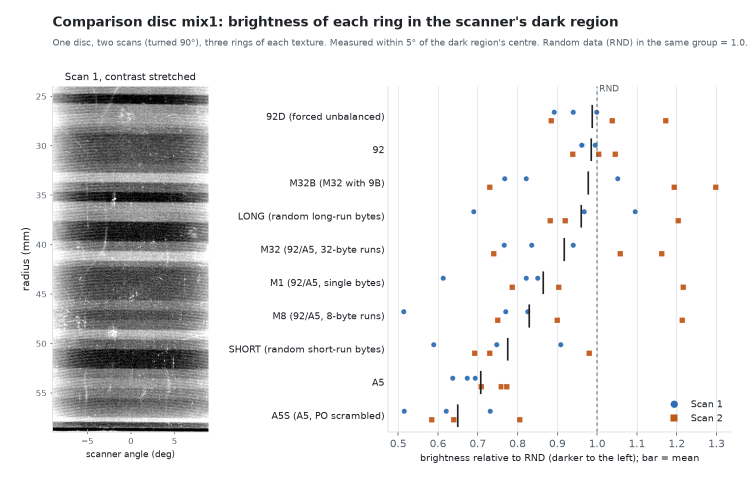
#> input picture probe/evidence/mix1/scan_rings.png, 1500 x 960 px (shown at 1/2 size)
$ python -i scan_rings.py   (imports and definitions only)
#> lines starting #> are read from the running program, lines starting #| are printed output that depends on the picture; after the words box and inside, x2 and y2 are one past the last pixel; in counts of white or black regions, pixels touching at a corner belong together
#> further down, picture is the input picture: shape (960, 1500, 3); mean B, G, R 230.6, 230.4, 230.4
"""Per-ring brightness of the mix1 scan. Rings are full circles, so only scanner angle matters."""
import json
import sys

import cv2
import numpy as np

# [1 line not run here, left out]
D = sys.argv[1]
# [1 line not run here, left out]
# [1 line that did not run here, left out]
DPI = 600
MM = DPI / 25.4


def circle(img):
    small = img[40:-40, 40:-40]
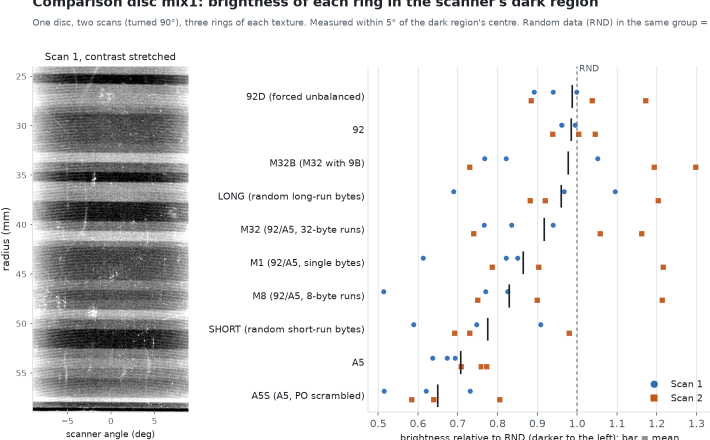
#> small: shape (880, 1420, 3) (shown at 1/2 size); mean B, G, R 227.3, 227.1, 227.1
    paper = np.median(small.reshape(-1, 3)[::97], axis=0)
#> paper = [255, 255, 255]
    d = np.abs(small.astype(float) - paper).sum(axis=2)
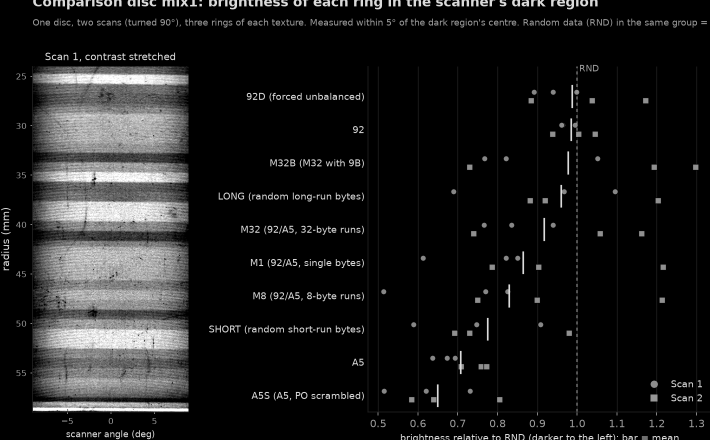
#> d: shape (880, 1420) float64 (shown at 1/2 size); min 0, max 765, mean 83.5; drawn with min black and max white
    m = (d > 60).astype(np.uint8)
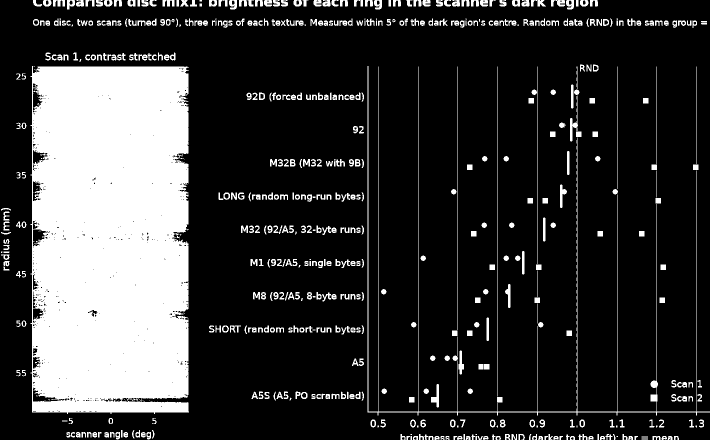
#> m: shape (880, 1420) (shown at 1/2 size); values 0 (black) and 1 (white), 21.2% white; 643 white regions (91 under 20 px), largest, box (x1, y1, x2, y2) and area: (61, 132, 378, 828) 209218, (735, 132, 1420, 831) 7064, (995, 133, 996, 793) 660
    m = cv2.morphologyEx(m, cv2.MORPH_CLOSE, np.ones((41, 41), np.uint8))
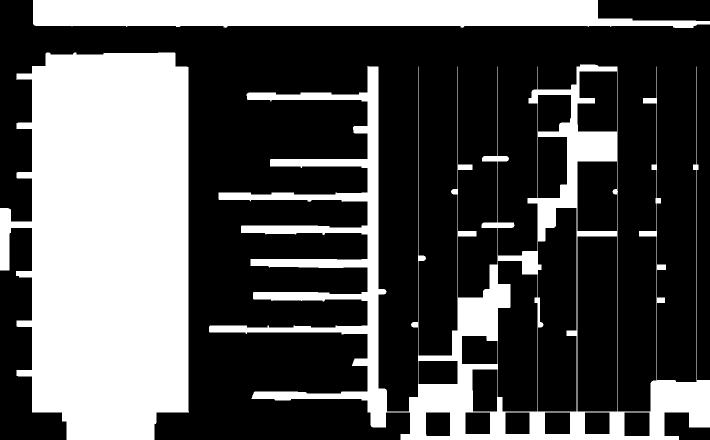
#> m: shape (880, 1420) (shown at 1/2 size); values 0 (black) and 1 (white), 33.7% white; 3 white regions, box (x1, y1, x2, y2) and area: (0, 105, 378, 880) 238756, (418, 129, 1420, 880) 120301, (66, 0, 1420, 56) 61619
    m = cv2.morphologyEx(m, cv2.MORPH_OPEN, np.ones((41, 41), np.uint8))
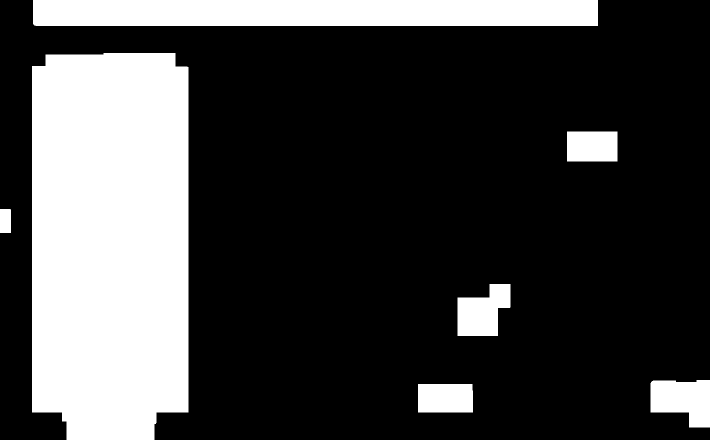
#> m: shape (880, 1420) (shown at 1/2 size); values 0 (black) and 1 (white), 25.8% white; 7 white regions
    cs, _ = cv2.findContours(m, cv2.RETR_EXTERNAL, cv2.CHAIN_APPROX_NONE)
#> cs = 7 contours; box (x1, y1, x2, y2) and area: (64, 106, 377, 880) 232144, (66, 0, 1196, 52) 57572, (1301, 760, 1420, 855) 8556, (915, 568, 1021, 672) 7688, (836, 768, 946, 825) 6092, (1134, 263, 1235, 323) 5900, (0, 418, 22, 466) 986
    c = max(cs, key=cv2.contourArea)[:, 0, :].astype(float) + 40
#> c = 2161 pairs, first value 104 to 416, second value 146 to 919
    for _ in range(4):
        A = np.c_[2 * c, np.ones(len(c))]
        s = np.linalg.lstsq(A, (c ** 2).sum(axis=1), rcond=None)[0]
        r = np.sqrt(s[2] + s[0] ** 2 + s[1] ** 2)
        res = np.hypot(c[:, 0] - s[0], c[:, 1] - s[1]) - r
        c = c[np.abs(res) < max(3, 2.5 * res.std())]
    return s[0], s[1], r, res.std()


def unwrap(img, cx, cy, scale, dr=0.05, dth=0.5, rmin=20.0, rmax=60.0):
    rs = np.arange(rmin, rmax, dr)
    ths = np.deg2rad(np.arange(0, 360, dth))
    R, T = np.meshgrid(rs, ths, indexing="ij")
    mapx = (cx + R * scale * np.cos(T)).astype(np.float32)
    mapy = (cy + R * scale * np.sin(T)).astype(np.float32)
    return rs, np.rad2deg(ths), cv2.remap(img, mapx, mapy, cv2.INTER_AREA)


def linear(rgb):
    x = rgb.astype(float) / 255
    return np.where(x <= 0.04045, x / 12.92, ((x + 0.055) / 1.055) ** 2.4)


out = {}
# [35 lines not run here, left out]

>>> import cv2
>>> picture = cv2.imread('scan_rings.png')
>>> result = circle(picture)
#> result = (260.4, 526, 306.4, 87.05)
